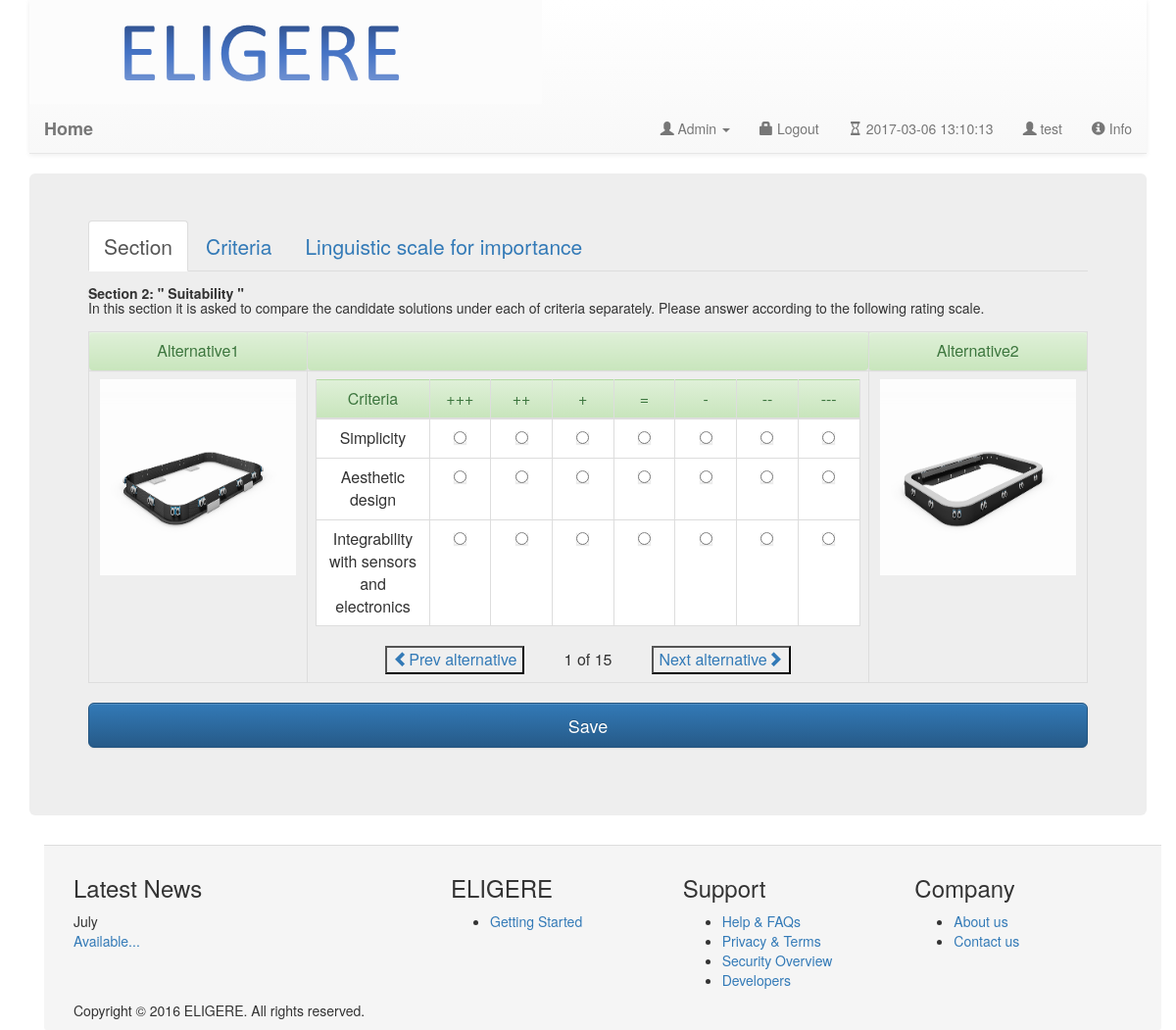
Before: /WebApplication/getSuitabilityGood.php (signed in) with the older database file.
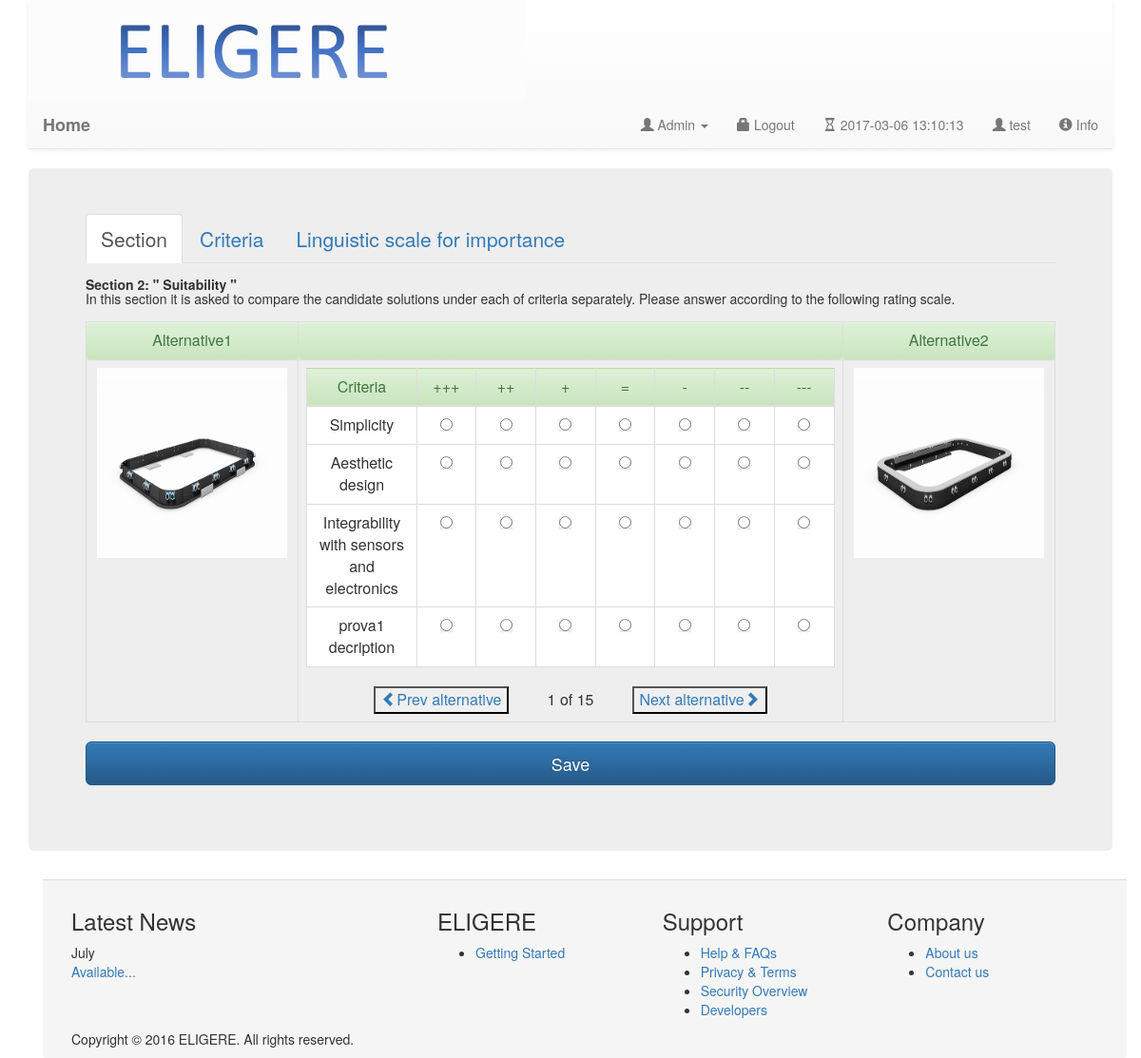
After: the same page with the newer database file.
### tables this page shows
CREATE TABLE `alternative` (
  `id` int(11) NOT NULL,
  `name` char(20) NOT NULL,
  `description` text NOT NULL,
  `date_insert` date NOT NULL,
  `questionnaire_id` int(11) NOT NULL,
  `user_id` char(30) NOT NULL,
  `dir_path` char(50) NOT NULL,
  `dir_path_file` char(100) NOT NULL
);

CREATE TABLE `linguistic_scale` (
  `id` int(11) NOT NULL,
  `description` char(50) NOT NULL,
  `simbol` char(10) NOT NULL,
  `num` int(11) NOT NULL
);

CREATE TABLE `criteria` (
  `id` int(11) NOT NULL,
  `name` char(20) NOT NULL,
  `description` text NOT NULL,
  `date_insert` date NOT NULL,
  `quest_id` int(11) NOT NULL
);

### WebApplication/getDataFromDataBase.php (called while the page is built, shortened)
<?php
function getLinguisticScale($conn) {
	$questArray = array ();
	$query = "SELECT * FROM linguistic_scale";
	$result = $conn->query ( $query );
	if ($result->num_rows > 0) {
		while ( $row = $result->fetch_assoc () ) {
			$objLinguisticScale = new LinguisticScale ();
			$objLinguisticScale->id = $row ['id'];
			$objLinguisticScale->simbol = $row ['simbol'];
			$objLinguisticScale->description = $row ['description'];
			array_push ( $questArray, $objLinguisticScale );
		}
	} else {
	}
	return $questArray;
}
function getAllCriteriaByQuestId($conn, $quest_id) {
	if (isset ( $quest_id ) && $quest_id > 0) {
		$query = "SELECT * FROM criteria where quest_id = " . $quest_id . "";
		$result = $conn->query ( $query );
		$criteriaArray = array ();
		if ($result->num_rows > 0) {
			while ( $row = $result->fetch_assoc () ) {
				$objCriteria = new Criteria ();
				$objCriteria->id = $row ['id'];
				$objCriteria->name = $row ['name'];
				$objCriteria->description = $row ['description'];
				$objCriteria->quest_id = $row ['quest_id'];
				array_push ( $criteriaArray, $objCriteria );
			}
		} else {
		}
		return $criteriaArray;
	} else {
		return new Criteria ();
	}
}
function getAllAlternativeByQuestID($conn, $quest_id) {
	$queryAltByQuestId = "SELECT * FROM alternative where questionnaire_id = $quest_id";
	$resultAlt = $conn->query ( $queryAltByQuestId );
	$alternativeArray = array ();
	if ($resultAlt->num_rows > 0) {
		while ( $row = $resultAlt->fetch_assoc () ) {
			$objAlternative = new Alternative ();
			$objAlternative->id = $row ['id'];
			$objAlternative->name = $row ['name'];
			$objAlternative->description = $row ['description'];
			$objAlternative->quest_id = $row ['questionnaire_id'];
			$objAlternative->dir_path = $row ['dir_path'];
			$objAlternative->dir_path_file = $row ['dir_path_file'];
			array_push ( $alternativeArray, $objAlternative );
		}
	} else {
		echo "0 results";
	}
	return $alternativeArray;
}
?>

### WebApplication/util.php (called while the page is built)
<?php
	function factorial($num){
		$res = 1;
		for ($i=1;$i<=$num;$i++)
			$res=$res*$i;
		return $res;
	}
	function binomial_coeff($n,$k){
		return factorial($n)/(factorial($k)*factorial($n-$k));
	}
?>

### WebApplication/getSuitabilityGood.php (the view, shortened to what the changed rows need)
<?php
    include "connection.php";
	include "getDataFromDataBase.php";
	include "util.php";
	$arrayLinguisticScale = getLinguisticScale($conn);
	$criteriaArray        = getAllCriteriaByQuestId($conn,$_SESSION['questionnaire_id']);
	$arrayAlternative     = getAllAlternativeByQuestID($conn,$_SESSION['questionnaire_id']);
?>
<html lang="en">
  <body>
	<div class="container">
      <div class="jumbotron">
  <div class="tab-content">
				    <?php
				   	    $criteriaArray = getAllCriteriaByQuestId($conn,$_SESSION['questionnaire_id']);
				    ?>
	<div class="row">
    <div class="row">
  	<div class="col-md-12">
	<div class="container">
	    <form class='form-horizontal' id = 'alternative_form' action='<?php $_PHP_SELF ?>' method='POST'>
	    <div id="myCarousel" class="carousel slide" data-ride="carousel" data-interval="0">
	    <div class="carousel-inner" role="listbox">
	    	<?php
				$num_alt = count($arrayAlternative);
				$total_compar = binomial_coeff($num_alt,2);
				$counter = 1;
				$f=1;
				foreach ($arrayAlternative as $alt1) {
					foreach ($arrayAlternative as $alt2) {
						if( $alt2->id > $alt1->id){
							try {
								$src1='';
								$src2='';
								$scanDirAlt1 = scandir($alt1->dir_path);
								$scanDirAlt2 = scandir($alt2->dir_path);
								$numAlt1 = count($scanDirAlt1);
								$numAlt2 = count($scanDirAlt2);
								if($numAlt1>2)
									$src1 = $alt1->dir_path."/".scandir($alt1->dir_path)[2];
								if($numAlt2>2)
									$src2 = $alt2->dir_path."/".scandir($alt2->dir_path)[2];
							} catch (Exception $e) {
							}
							if($counter == 1)
								echo "<div class='item active'>";
							else
								echo "<div class='item'>";
							echo "<table class='table table-hover text-center table-bordered' >";
							echo "<tr><td class='alert alert-success text-center'> ". $alt1->name."</td>
									  <td class='alert alert-success text-center'>  </td>
									  <td class='alert alert-success text-center'> ". $alt2->name."  </td>
								  </tr>";
							echo "<tr>
										  <td >
											<img src='$src1' alt='$alt1->description' style='width:200px;height:200px;'>
										 </td>";
										 echo "<td> ";
										 echo " <table class='table text-center table-hover  table-bordered' >";
										 echo " <thead>
										   <tr class='alert alert-success' >
										   <td class='col-md-1'> Criteria   </td>";
										 if (isset($arrayLinguisticScale))
											foreach ($arrayLinguisticScale as $a){
												echo "<td class='col-md-1'> $a->simbol </td>";
										 }
										 echo "</thead>";
										 $count_quest = 1;
										 foreach ($criteriaArray as $cri) {
											echo "<tr>";
											echo "	<td>  $cri->description </td>";
											foreach ($arrayLinguisticScale as $value) {
												$r =  "r".(string)$count_quest;
												echo "<td>  <input type='radio' class='btn btn-primary'
												required='required' name='$f-$r'
												value='$value->id'/>
												</td>";
											}
    							 	echo "</tr>";
    							 	$count_quest = $count_quest + 1;
    							 }
    							 echo "</table>";
    							 echo "<a class='left' href='#myCarousel' role='button' data-slide='prev'>
    						<button type='submit'  >
    						<span class='glyphicon glyphicon-chevron-left'> </span>Prev alternative </button>
    						</a>";
    							 echo "&nbsp;&nbsp;&nbsp;&nbsp;&nbsp;&nbsp;&nbsp;&nbsp;".$counter." of ".$total_compar."&nbsp;&nbsp;&nbsp;&nbsp;&nbsp;&nbsp;&nbsp;&nbsp;";
    							 echo "<a class='right' href='#myCarousel' role='button' data-slide='next'>
    						<button type='submit'  >
    						Next alternative<span class='glyphicon glyphicon-chevron-right'> </span> </button>
    						</a>";
    							 echo "</td>";
    						echo "<td >
    							 <img src='$src2' alt='$alt2->description' style='width:200px;height:200px;'>
    				             </td></tr>";
    						echo " </table>";
    						echo "</div>";
							$counter = $counter+1;
							$f++;
						}
					}
				}
				?>
	    </div>
	  </div>
	  </form>
	</div>
  	</div>
  </div>
	</div>
  </div>
</div>
  </body>
  </html>

Changed rows visible on the page:
added criteria: description "prova1 decription", shown under alternative "Alternative2"
